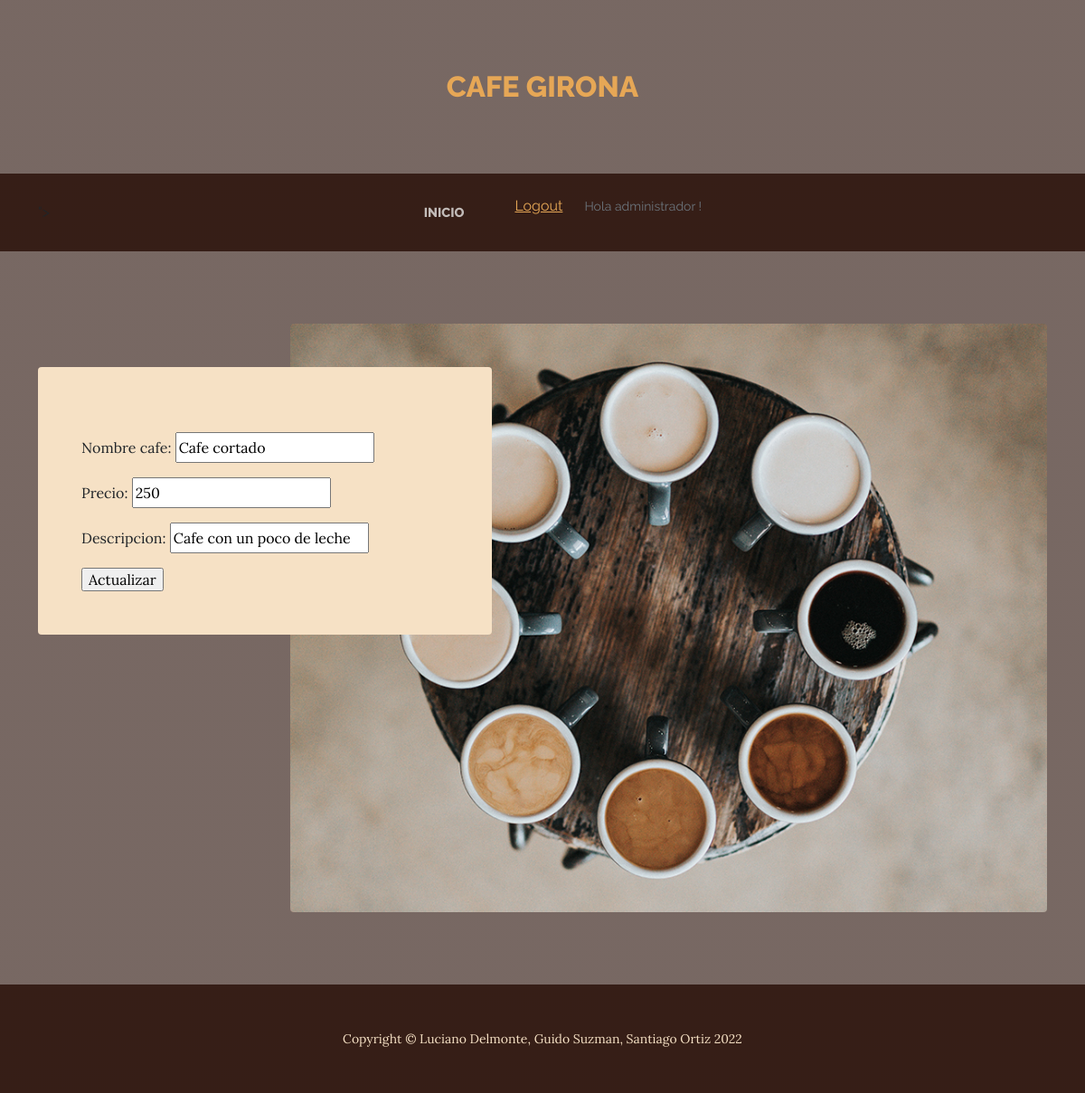
Page /menu/editar/cafes/10/ (signed in) on the committed database.
### app_tienda/models.py (models this page shows, shortened)
class Cafe(models.Model):
    nombre_cafe =  models.CharField(max_length=50)
    precio = models.IntegerField()
    descripcion = models.CharField(max_length = 100)

### app_tienda/views.py (the view)
# urls.py: path("menu/editar/cafes/<id>/", vista_edit_cafe, name= "app_tienda-editar-cafe"),
def vista_edit_cafe(request, id):
    cafes = Cafe.objects.get(id=id)
    if request.method == "POST":
        formulario = CafeForm(request.POST)
        if formulario.is_valid():
            data = formulario.cleaned_data
            cafes.nombre_cafe = data["nombre_cafe"]
            cafes.precio = data["precio"]
            cafes.descripcion = data["descripcion"]
            cafes.save()
            return redirect("app_tienda-menu")
        else:
            return render(request, "app_tienda/editar_menu.html", {"formulario": formulario, "errores": formulario.errores})
    else:
        formulario = CafeForm(initial={"nombre_cafe":cafes.nombre_cafe, "precio":cafes.precio, "descripcion":cafes.descripcion})
    return render(request, "app_tienda/editar_menu.html", {"formulario": formulario, "nombre_cafe": ""})

### app_tienda/forms.py
class CafeForm(forms.Form):
    nombre_cafe = forms.CharField()
    precio = forms.IntegerField()
    descripcion = forms.CharField()

### app_tienda/templates/app_tienda/editar_menu.html (shortened to what this page needs)
{% extends 'app_tienda/base2.html' %}
{% block contenido %}
<form method="post">
    {{formulario.as_p}}
    <input type="submit" value="Actualizar">
</form>
{% endblock %}

### app_tienda/templates/app_tienda/base2.html (shortened to what this page needs)
<!DOCTYPE html>
<html lang="en">
    <head>
       {% load static %}
        <link href="{% static 'app_tienda/css/styles.css' %}" rel="stylesheet" />
    </head>
    <body>
        <header>
            <h1 class="site-heading text-center text-faded d-none d-lg-block">
                <span class="site-heading-upper text-primary mb-3">Cafe Girona </span>
                </h1>
        </header>
        <nav class="navbar navbar-expand-lg navbar-dark py-lg-4" id="mainNav">
            <div class="container">
                <div class="collapse navbar-collapse" id="navbarSupportedContent">
                    <ul class="navbar-nav mx-auto">
                        <li class="nav-item px-lg-4"><a class="nav-link text-uppercase" href="{% url 'app_tienda-inicio' %} ">Inicio</a></li>
                        {% if request.user.is_authenticated %}
                            <a class="nav-item px-lg-4" href="{% url 'auth-logout' %}">Logout</a>
                            <p class="small text-muted mb-4 mb-lg-0""> Hola {{request.user.username}} ! </p>
                        {% else %}
                            <li class="nav-item px-lg-4"><a class="nav-link text-uppercase" href="{% url 'auth-login' %}">Iniciar Sesion</a></li>
                            <li class="nav-item px-lg-4"><a class="nav-link text-uppercase" href="{% url 'auth-register' %} ">Registrarse</a></li>
                        {% endif %}
                    </ul>
                </div>
            </div>
        </nav>
        <section class="page-section clearfix">
            <div class="container">
                <div class="intro">
                    <img class="intro-img img-fluid mb-3 mb-lg-0 rounded" src="{% static 'app_tienda/assets/img/products-01.jpg' %}" alt="..." />
                    <div class="intro-text left-0 bg-faded p-5 rounded">
                        <p class="section-heading mb-4">
        {% block contenido %}
        {% endblock %}
        </section>
        <footer class="footer text-faded text-center py-5">
            <div class="container"><p class="m-0 small">Copyright &copy; Luciano Delmonte, Guido Suzman, Santiago Ortiz 2022</p></div>
        </footer>
    </body>
</html>

### rows in the picture
Cafe: nombre_cafe "Cafe cortado", precio "250", descripcion "Cafe con un poco de leche"

### other values in the picture
{{ request.user.username }} "administrador"
